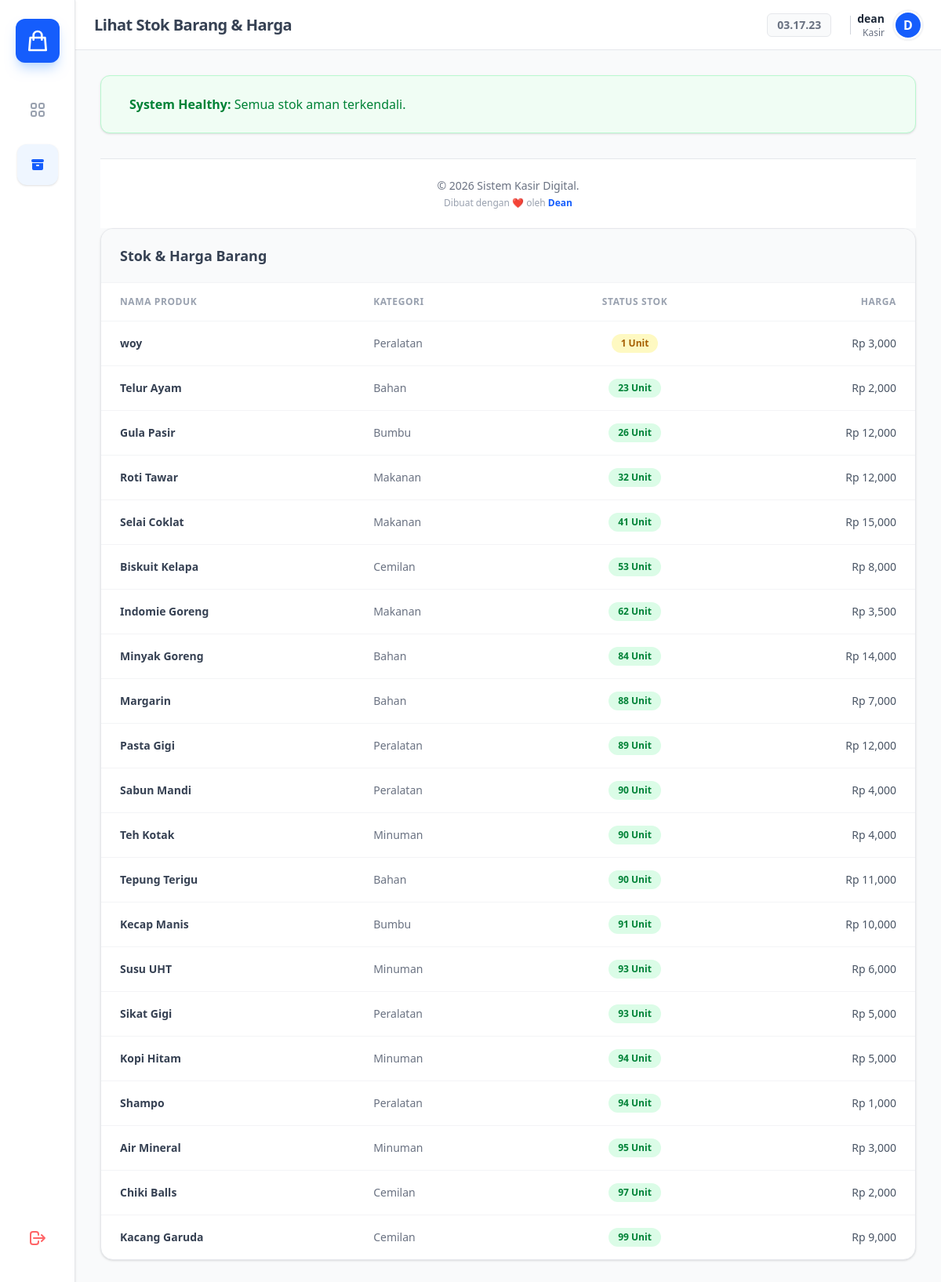
The page /kasir/lihat.php (signed in) on the database its author committed.
### tables this page shows
CREATE TABLE `barang` (
  `id` int(11) NOT NULL,
  `nama_barang` varchar(100) DEFAULT NULL,
  `harga` int(11) DEFAULT NULL,
  `stok` int(11) DEFAULT NULL,
  `gambar` varchar(255) DEFAULT NULL,
  `kategori` varchar(50) DEFAULT NULL
);

### kasir/lihat.php (the view, shortened to what this page needs)
<?php
include '../config/koneksi.php';
?>
<!DOCTYPE html>
<html lang="id">
<head>
     <link rel="stylesheet" href="../assets/style.css">
</head>
<body class="bg-gray-50 font-sans text-gray-700 flex h-screen overflow-hidden">
    <?php include '../components/sidebar.php'; ?>
    <main class="flex-1 flex flex-col h-full overflow-hidden relative">
        <?php
            include '../components/navbar.php';
        ?>
        <div class="flex-1 overflow-y-auto p-8">
            <div class="ai-alert-section grid grid-cols-1 gap-4 mb-8">
                <?php
                $ada_warning = false;
                if (!$ada_warning) {
                    echo '<div class="bg-green-50 border border-green-200 rounded-xl p-6 flex items-center shadow-sm"><div class="text-green-500 mr-3"></div><div class="text-green-700"><b>System Healthy:</b> Semua stok aman terkendali.</div></div>';
                }
                ?>
            </div>
      <div class="mt-8 text-center">
        <?php include '../components/footer.php'; ?>
    </div>
            <div class="card-tabel bg-white rounded-2xl shadow-sm border border-gray-200 overflow-hidden">
                <div class="px-6 py-5 border-b border-gray-100 flex justify-between items-center bg-gray-50 no-print">
                    <h3 class="font-bold text-gray-700 text-lg">Stok & Harga Barang</h3>
                </div>
                <table class="w-full text-left">
                    <thead>
                        <tr class="text-xs font-bold text-gray-400 uppercase tracking-wider border-b border-gray-100 bg-white">
                            <th class="px-6 py-4">Nama Produk</th>
                            <th class="px-6 py-4">Kategori</th>
                            <th class="px-6 py-4 text-center">Status Stok</th>
                            <th class="px-6 py-4 text-right">Harga</th>
                        </tr>
                    </thead>
                    <tbody class="divide-y divide-gray-100 text-sm">
                        <?php
                        $q = mysqli_query($koneksi, "SELECT * FROM barang ORDER BY stok ASC");
                        while ($row = mysqli_fetch_assoc($q)) :
                            $stok = $row['stok'];
                            if($stok <= 0) $status_cls = "bg-red-100 text-red-700";
                            elseif($stok < 20) $status_cls = "bg-yellow-100 text-yellow-700";
                            else $status_cls = "bg-green-100 text-green-700";
                        ?>
                        <tr class="hover:bg-gray-50 transition">
                            <td class="px-6 py-4 font-bold text-gray-700"><?= $row['nama_barang'] ?></td>
                            <td class="px-6 py-4 text-gray-500"><?= $row['kategori'] ?></td>
                            <td class="px-6 py-4 text-center">
                                <span class="inline-flex items-center px-3 py-1 rounded-full text-xs font-bold <?= $status_cls ?>">
                                    <?= $stok ?> Unit
                                </span>
                            </td>
                            <td class="px-6 py-4 text-right font-medium text-gray-600">Rp <?= number_format($row['harga']) ?></td>
                        </tr>
                        <?php endwhile; ?>
                    </tbody>
                </table>
            </div>
        </div>
    </main>
</body>
</html>

### kasir/lihat.php (style rules this page uses)
body { font-family: 'Segoe UI', Roboto, sans-serif; }

### rows shown on the page
barang: nama_barang "woy", kategori "Peralatan", stok "1", harga "3,000"
barang: nama_barang "Telur Ayam", kategori "Bahan", stok "23", harga "2,000"
barang: nama_barang "Gula Pasir", kategori "Bumbu", stok "26", harga "12,000"
barang: nama_barang "Roti Tawar", kategori "Makanan", stok "32", harga "12,000"
barang: nama_barang "Selai Coklat", kategori "Makanan", stok "41", harga "15,000"
barang: nama_barang "Biskuit Kelapa", kategori "Cemilan", stok "53", harga "8,000"
barang: nama_barang "Indomie Goreng", kategori "Makanan", stok "62", harga "3,500"
barang: nama_barang "Minyak Goreng", kategori "Bahan", stok "84", harga "14,000"
barang: nama_barang "Margarin", kategori "Bahan", stok "88", harga "7,000"
barang: nama_barang "Pasta Gigi", kategori "Peralatan", stok "89", harga "12,000"
barang: nama_barang "Sabun Mandi", kategori "Peralatan", stok "90", harga "4,000"
barang: nama_barang "Teh Kotak", kategori "Minuman", stok "90", harga "4,000"
barang: nama_barang "Tepung Terigu", kategori "Bahan", stok "90", harga "11,000"
barang: nama_barang "Kecap Manis", kategori "Bumbu", stok "91", harga "10,000"
barang: nama_barang "Susu UHT", kategori "Minuman", stok "93", harga "6,000"
barang: nama_barang "Sikat Gigi", kategori "Peralatan", stok "93", harga "5,000"
barang: nama_barang "Kopi Hitam", kategori "Minuman", stok "94", harga "5,000"
barang: nama_barang "Shampo", kategori "Peralatan", stok "94", harga "1,000"
barang: nama_barang "Air Mineral", kategori "Minuman", stok "95", harga "3,000"
barang: nama_barang "Chiki Balls", kategori "Cemilan", stok "97", harga "2,000"
barang: nama_barang "Kacang Garuda", kategori "Cemilan", stok "99", harga "9,000"

### other values the page prints
$pageTitle "Lihat Stok Barang & Harga"
$nama_tampil "dean"
$role_tampil "Kasir"
$huruf_avatar "D"
